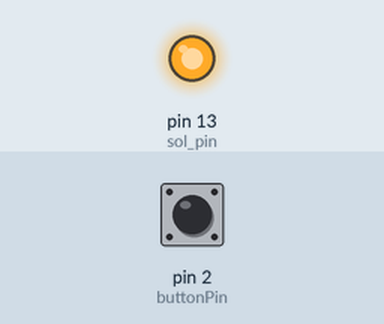
This sketch was run on a simulated Arduino Uno, built with avr-gcc and run on an emulated ATmega328P. On the bench: output pins drawn as LEDs (lit = HIGH). The inputs (shaded band) are chosen by the test bench; at power-on: pin 2 (buttonPin) LOW.

Above: at 1.2 s.
1.3 s: pin 2 (buttonPin) pulled HIGH for 0.15 s
At 2.3 s:
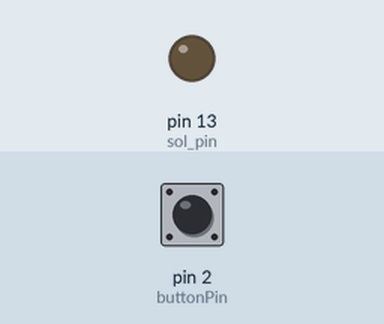
2.9 s: pin 2 (buttonPin) pulled HIGH for 3.2 s
At 4.0 s:
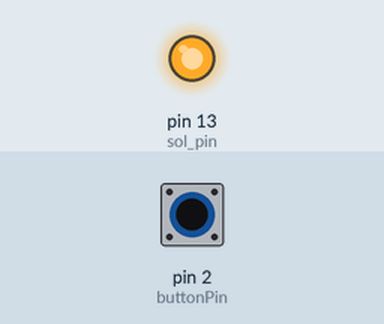
Timing chart, 0 to 7.6 s (numbered marks = the images above; inputs shaded):
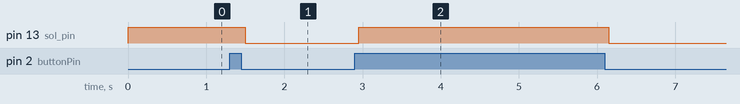

Measured:
- after the input at 1.3 s, pin 13 (sol_pin): HIGH → LOW after 0.20 s
- after the input at 2.9 s, pin 13 (sol_pin): LOW → HIGH after 0.05 s, → LOW 3.2 s later

The sketch:

Turn_on_a_solenoid.ino
```cpp
// You need to set these pin numbers
const int buttonPin = 2;    // the number of the pushbutton pin
const int sol_pin = 13;      // the number of the solenoid pin

// Variables will change:
int solState = HIGH;         // the current state of the output pin
int buttonState;             // the current reading from the input pin
int lastButtonState = LOW;   // the previous reading from the input pin

// the following variables are long's because the time, measured in miliseconds,
// will quickly become a bigger number than can be stored in an int.
long lastDebounceTime = 0;  // the last time the output pin was toggled
long debounceDelay = 50;    // the debounce time; increase if the output flickers

void setup() {
  pinMode(buttonPin, INPUT);
  pinMode(sol_pin, OUTPUT);

  // set initial solenoid state
  digitalWrite(sol_pin, solState);
}

void loop() {
  // read the state of the switch into a local variable:
  int reading = digitalRead(buttonPin);

  // check to see if you just pressed the button
  // (i.e. the input went from LOW to HIGH),  and you've waited
  // long enough since the last press to ignore any noise:

  // If the switch changed, due to noise or pressing:
  if (reading != lastButtonState) {
    // reset the debouncing timer
    lastDebounceTime = millis();
  }

  if ((millis() - lastDebounceTime) > debounceDelay) {
    // whatever the reading is at, it's been there for longer
    // than the debounce delay, so take it as the actual current state:

    // if the button state has changed:
    if (reading != buttonState) {
      buttonState = reading;
      solState = buttonState;
     }
   }
  // set the LED:
  digitalWrite(sol_pin, solState);

  // save the reading.  Next time through the loop,
  // it'll be the lastButtonState:
  lastButtonState = reading;
}
```
